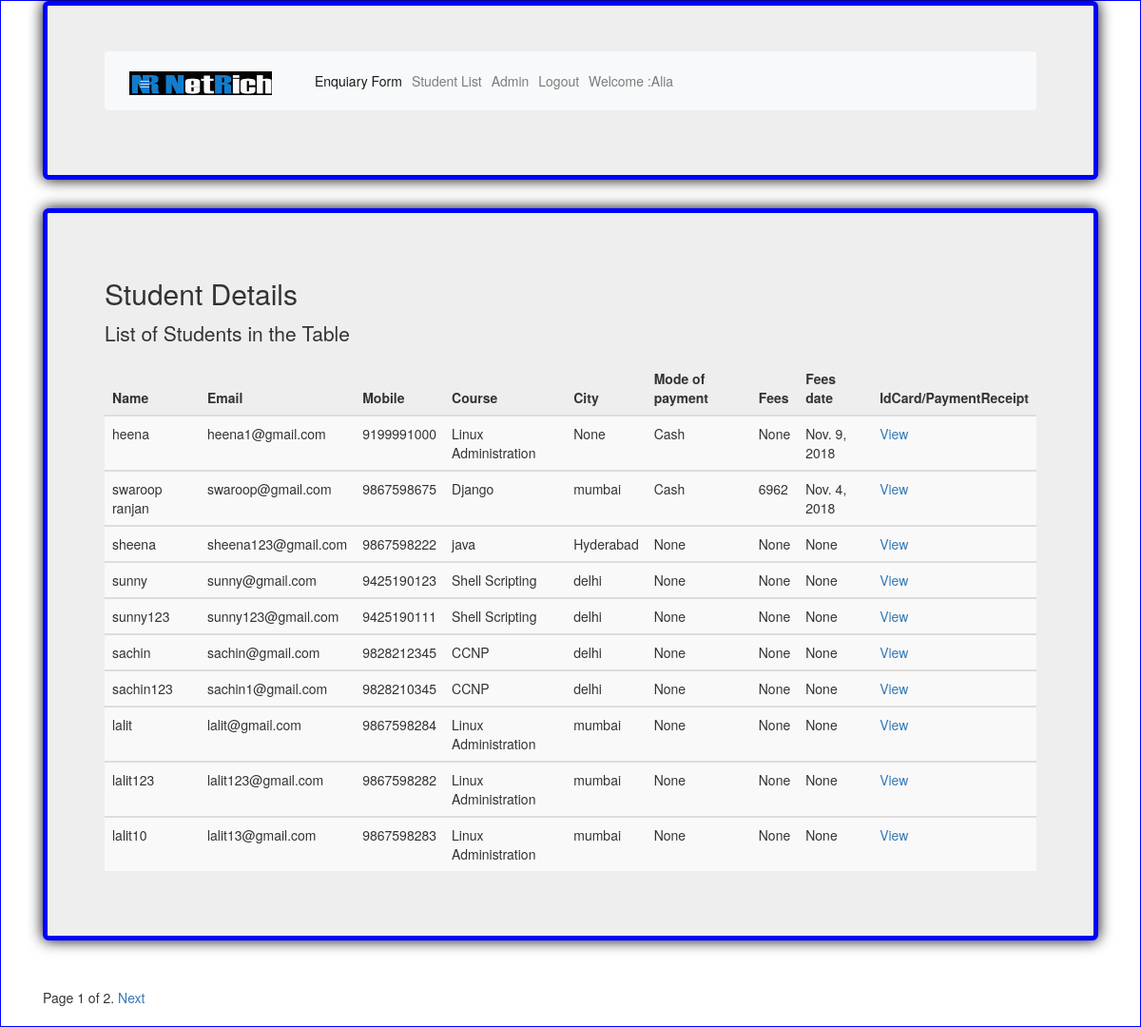
Screenshot of /list/ (signed in) with the database file from the repository.
### app1/models.py (models this page shows, shortened)
class Student(models.Model):
    CHOICES = (
        ('Part-Payment', 'Part-Payment'),
        ('full-Payment', 'Full-Payment')
    )
    CHOICES1 = (
        ('Enquiary', 'Enquiary'),
        ('Registered', 'Register')
    )
    PAYMENT_CHOICES=(
        ('Cash', 'Cash'),
        ('Card', 'Card'),
        ('Online', 'Online')
    )
    name=models.CharField(max_length=256)
    email=models.CharField(max_length=256,unique=True)
    mobile = models.CharField(max_length=10,unique=True, validators=[RegexValidator(regex='^[6-9]\d{9}$', message='Length has to be 10', code='Invalid number')])
    course=models.ForeignKey(Course,related_name='student_course',on_delete=models.CASCADE)
    city = models.CharField(max_length=256, blank=True, null=True)
    college = models.CharField(max_length=256, blank=True, null=True)
    student_status=models.CharField(max_length=25,choices=CHOICES1)
    enquiary_date=models.DateField()
    fees=models.CharField(max_length=6,blank=True,null=True,validators=[RegexValidator(regex='^\d{4,5}$', message='Fees should be numeric value', code='Invalid number')])
    mode_of_payment=models.CharField(max_length=20,choices=PAYMENT_CHOICES,blank=True,null=True)
    payment_status=models.CharField(max_length=100,choices=CHOICES,blank=True,null=True)
    remaining_fees=models.CharField(max_length=5,blank=True,null=True)
    fees_date=models.DateField(blank=True,null=True)
    remaining_fees_date = models.DateField(max_length=50, blank=True, null=True)
    address=models.TextField(blank=True,null=True)
    class Meta:
        ordering = ('-fees_date','-enquiary_date')

class Course(models.Model):
    name=models.CharField(max_length=400)
    def __str__(self):
        return self.name

### app1/views.py (the view)
# urls.py: path('list/',views.List.as_view(),name='list'),
class List(LoginRequiredMixin,ListView):
    model = Student
    template_name = 'list.html'
    paginate_by = 10

### templates/list.html (shortened to what this page needs)
{% extends 'base.html' %}
{% block body_block %}
<!DOCTYPE html>
<html lang="en">
<head>
  <link rel="stylesheet" href="https://maxcdn.bootstrapcdn.com/bootstrap/3.3.7/css/bootstrap.min.css">
</head>
<body>
<div class="container">
<div class="jumbotron">
  <h2>Student Details</h2>
  <p>List of Students in the Table</p>
  <table class="table table-striped">
    <thead>
      <tr>
        <th>Name</th>
        <th>Email</th>
        <th>Mobile</th>
          <th>Course</th>
        <th>City</th>
        <th>Mode of payment</th>
           <th>Fees</th>
        <th>Fees date</th>
          <th>IdCard/PaymentReceipt</th>
      </tr>
    </thead>
      {% for x in student_list %}
    <tbody>
      <td>{{ x.name }}</td>
        <td>{{ x.email }}</td>
        <td>{{ x.mobile }}</td>
    <td>{{ x.course }}</td>
        <td>{{ x.city }}</td>
        <td>{{ x.mode_of_payment}}</td>
       <td>{{ x.fees }}</td>
        <td>{{ x.fees_date }}</td>
        <td><a href="{{ x.id }}">View</a> </td>
    </tbody>
      {% endfor %}
  </table>
</div>
{% include "pagination.html" with page=page_obj %}
</div>
</body>
</html>
{% endblock %}

### templates/base.html (shortened to what this page needs)
<!DOCTYPE html>
{% load staticfiles %}
<html lang="en">
<head>
    <link rel="stylesheet" href="https://stackpath.bootstrapcdn.com/bootstrap/4.1.3/css/bootstrap.min.css">
</head>
<body>
<div class="container">
    <div class="jumbotron">
<nav class="navbar navbar-expand-lg navbar-light bg-light">
  <a class="navbar-brand" href="{% url 'app1:index' %}">
      <img src="{% static 'image/nrlogo.jpg' %}">
  </a>
  <div class="collapse navbar-collapse" id="navbarSupportedContent">
    <ul class="navbar-nav mr-auto">
        {% if user.is_authenticated %}
      <li class="nav-item active">
        <a class="nav-link" href="{% url 'app1:form' %}">Enquiary Form<span class="sr-only">(current)</span></a>
      </li>
      <li class="nav-item">
        <a class="nav-link" href="{% url 'app1:list' %}">Student List</a>
      </li>
  <li class="nav-item">
        <a class="nav-link" href="{% url 'admin:index' %}">Admin</a>
      </li>
            <li class="nav-item">
        <a class="nav-link" href="{% url 'app1:logout' %}">Logout</a>
      </li>
<li class="nav-item">
        <a class="nav-link " href="#">Welcome :{{ user.username|title}}</a>
      </li>
            {% else %}
            <li class="nav-item">
        <a class="nav-link" href="{% url 'app1:login' %}">Login</a>
      </li>
    </ul>
{% endif %}
  </div>
</nav>
</div>
</div>
</body>
 {% block body_block %}
{% endblock %}
</html>

### templates/pagination.html (shortened to what this page needs)
<div class="pagination">
  <span class="step-links">
    <span class="current">
      Page {{ page.number }} of {{ page.paginator.num_pages }}.
    </span>
      {% if page.has_next %}
        <a href="?page={{ page.next_page_number }}">Next</a>
      {% endif %}
  </span>
</div>

### templates/base.html (style rules this page uses)
body { background-color: lightblue; }
input,body { border: 1px solid blue; }
.jumbotron { border: 5px solid blue; border-radius: 10px; box-shadow: 0 0 15px black; }
body { background-color: white; }
img { width: 150px; height: 25px; }

### rows the page displays
Student: name "heena", email "heena1@gmail.com", mobile "9199991000", course "Linux Administration", city "None", mode_of_payment "Cash", fees "None", fees_date "Nov. 9, 2018"
Student: name "swaroop ranjan", email "swaroop@gmail.com", mobile "9867598675", course "Django", city "mumbai", mode_of_payment "Cash", fees "6962", fees_date "Nov. 4, 2018"
Student: name "sheena", email "sheena123@gmail.com", mobile "9867598222", course "java", city "Hyderabad", mode_of_payment "None", fees "None", fees_date "None"
Student: name "sunny", email "sunny@gmail.com", mobile "9425190123", course "Shell Scripting", city "delhi", mode_of_payment "None", fees "None", fees_date "None"
Student: name "sunny123", email "sunny123@gmail.com", mobile "9425190111", course "Shell Scripting", city "delhi", mode_of_payment "None", fees "None", fees_date "None"
Student: name "sachin", email "sachin@gmail.com", mobile "9828212345", course "CCNP", city "delhi", mode_of_payment "None", fees "None", fees_date "None"
Student: name "sachin123", email "sachin1@gmail.com", mobile "9828210345", course "CCNP", city "delhi", mode_of_payment "None", fees "None", fees_date "None"
Student: name "lalit", email "lalit@gmail.com", mobile "9867598284", course "Linux Administration", city "mumbai", mode_of_payment "None", fees "None", fees_date "None"
Student: name "lalit123", email "lalit123@gmail.com", mobile "9867598282", course "Linux Administration", city "mumbai", mode_of_payment "None", fees "None", fees_date "None"
Student: name "lalit10", email "lalit13@gmail.com", mobile "9867598283", course "Linux Administration", city "mumbai", mode_of_payment "None", fees "None", fees_date "None"

### other values shown
{{ user.username|title }} "Alia"
{{ page.number }} "1"
{{ page.paginator.num_pages }} "2"
